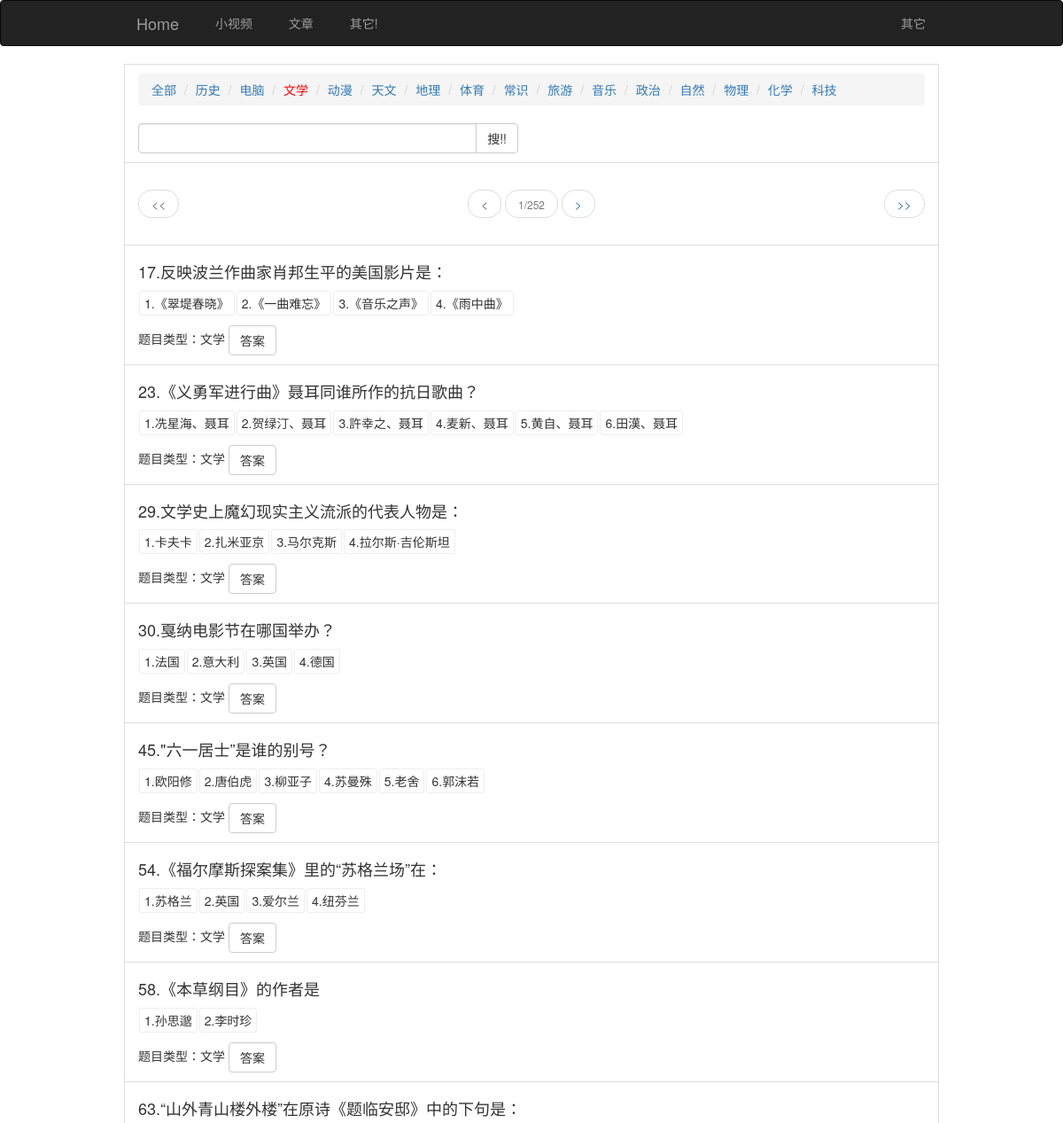
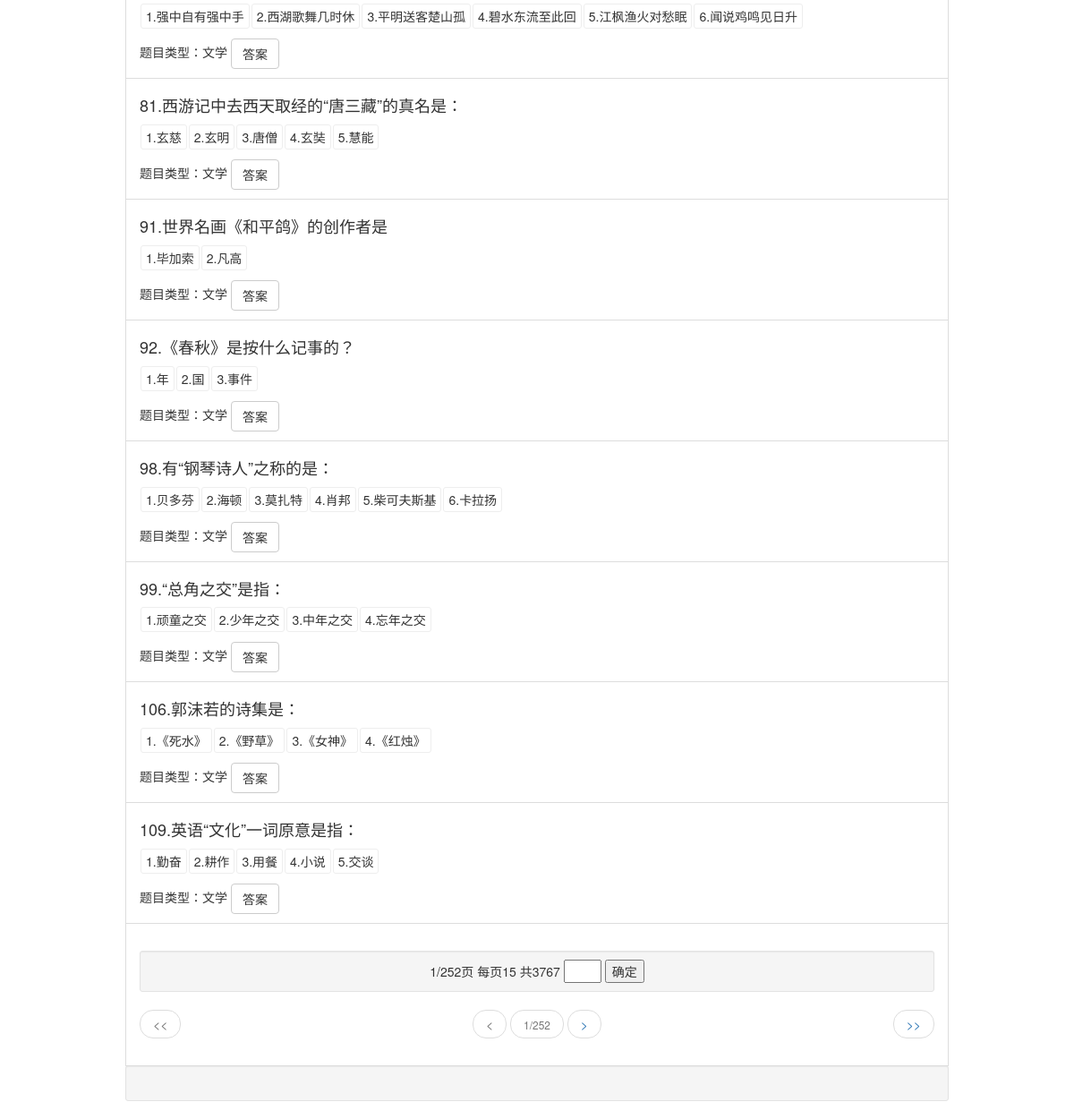
The app's page /baike/index.php?list=3 with its own data (2 pictures, top to bottom).
### tables this page shows
CREATE TABLE "type" (
  "id" INTEGER NOT NULL PRIMARY KEY AUTOINCREMENT,
  "kind" TEXT
);

CREATE TABLE "content" (
  "tmxh" INTEGER NOT NULL PRIMARY KEY AUTOINCREMENT,
  "tmnd" TEXT,
  "tmlx" TEXT,
  "tmnr" TEXT,
  "tmdas" INTEGER,
  "tmda1" TEXT,
  "tmda2" TEXT,
  "tmda3" TEXT,
  "tmda4" TEXT,
  "tmda5" TEXT,
  "tmda6" TEXT,
  "kind" integer,
  "tmda" TEXT
);

### class/sqlite3.php (called while the page is built, shortened)
<?php
class DBUtils {
	public static $db;
	public function instance($dbname){
		if (!self::$db) {
			self::$db = new SQLiteDB($dbname);
		}
	}
	public static function querySingle($sql){
		$result = @self::$db->querySingle($sql);
		return $result ? $result : '';
	}
	public static function queryList($sql){
		$result = array();
		$ret = @self::$db->query($sql);
		while($row = $ret->fetchArray(SQLITE3_ASSOC) ){
			array_push($result, $row);
		}
		return $result;
	}
}

### baike/index.php (the view, shortened to what this page needs)
<?php
require_once("../config.php");
$db = new DBUtils();
$db -> instance('../db/baike.db3');
$word=$_GET['word']??NULL;
$list=$_GET['list']??NULL;
function get_type($list){
	global $db;
	$typ1[]=['id'=>0,'kind'=>'全部'];
	$rs=$db->queryList("select * from type");
	$rs=array_merge($typ1,$rs);
	$html_type.='
		<li class="list-group-item">
		<ul class="breadcrumb">
	';
	$title="百科问答";
	foreach ($rs as $row){
		if ($row['id']==$list){
			$title=$row['kind'];
			$html_type.='
			<li><a href="?list='.$row['id'].'"><font color="red">'.$row['kind'].'</font></a></li>
			';
		}else{
			$html_type.='
			<li><a href="?list='.$row['id'].'">'.$row['kind'].'</a></li>
			';
		}
		$str['type'][]=array("list"=>$row['id'],"title"=>$row['kind']);
	}
	$html_type.='
	</ul>
	<form action="?" method="get" class="bs-example bs-example-form" role="form">
			<div class="row">
				<div class="col-lg-6">
					<div class="input-group">
						<input type="text" name="word" class="form-control">
						<input type="hidden" name="list" value="'.$list.'"/>
						<span class="input-group-btn">
							<button class="btn btn-default" type="submit">
								搜!!
							</button>
						</span>
					</div>
				</div>
			</div>
		</form>
	</li>
	';
	return [$title,$html_type,$str];
}
$html=$api->head(get_type($list)[0]).get_type($list)[1];
$html.=<<<api
<style>
	#daan{
		border: solid 1px #eee;
		padding: 3px 5px;
		margin: 1px;
		border-radius: 3px;
		display:inline-block;
	}
</style>
api;
$count_sql="SELECT count(*) FROM [content]";
if($list and !$word) $count_sql.=" where kind=".$list;
$count=$db->querySingle($count_sql);
$pagecount=ceil(intval($count)/$pagesize);
$zhizhen=$pagesize*($page-1);
$result=$db->queryList(str_replace('count(*)','*',$count_sql)." LIMIT $zhizhen,$pagesize");
$apistr['msg']=array("name"=>$title,"count"=>$count,"pageall"=>$pagecount,"page"=>$page,"keyword"=>$word);
$gopage=$word?"?word=".$word."&":"?";
$html.=$api->page_z(0,$count,$pagecount,$pagesize,$page,$gopage);
foreach($result as $row){
	$apistr['list'][]=["id"=>$row['tmxh'],"title"=>$row["tmnr"],"tmlx"=>$row["tmlx"],"kind"=>$row['kind'],"tmda1"=>$row['tmda1'],"tmda2"=>$row['tmda2'],"tmda3"=>$row['tmda3'],"tmda4"=>$row['tmda4'],"tmda5"=>$row['tmda5'],"tmda6"=>$row['tmda6'],"tmda"=>$row['tmda']];
	$tmda='';
	if ($row['tmda1']) $tmda.='<span id="daan">1.'.$row['tmda1'].'</span>';
	if ($row['tmda2']) $tmda.='<span id="daan">2.'.$row['tmda2'].'</span>';
	if ($row['tmda3']) $tmda.='<span id="daan">3.'.$row['tmda3'].'</span>';
	if ($row['tmda4']) $tmda.='<span id="daan">4.'.$row['tmda4'].'</span>';
	if ($row['tmda5']) $tmda.='<span id="daan">5.'.$row['tmda5'].'</span>';
	if ($row['tmda6']) $tmda.='<span id="daan">6.'.$row['tmda6'].'</span>';
	$daan=str_split($row['tmda']);
	$daant='';
	foreach($daan as $o => $rowda){
		if ($rowda) $daant.=($o+1);
	}
	$daan=implode(",", str_split($daant));
	$html.='
	<li class="list-group-item">
		<h4>'.$row['tmxh'].'.'.$row['tmnr'].'</h4>
		<p id="'.$row['tmxh'].'">'.$tmda.'</p>
		题目类型：'.get_type($row['kind'])[0].' <button id="'.$row['tmxh'].'" class="btn btn-default">答案</button>
		<span style="display:none">
			<font color="red">'.$daan.'</font>
		</span>
	</li>
	';
}
$html.=$api->page_z(1,$count,$pagecount,$pagesize,$page,$gopage);
$html.='
	<script>
	;!function(){
		$("button").click(function (){
			$(this).next().fadeIn();
			var daan=$(this).next().text().trim().split(",");
			var id=$(this).prev().attr("id");
			console.log(id);
			for (i=0;i<daan.length;i++){
			//console.log(daan[i]);
				$("#"+id+">#daan").eq(daan[i]-1).css("border","solid 1px #ff0000")
			}
		})
	}();
	</script>
	';
echo $web_charset?$api->json($apistr):$html.$api->end();

### baike/index.php (style rules this page uses)
#daan { border: solid 1px #eee; padding: 3px 5px; margin: 1px; border-radius: 3px; display:inline-block; }

### records on screen
type: kind "历史"
type: kind "电脑"
type: kind "文学"
type: kind "动漫"
type: kind "天文"
type: kind "地理"
type: kind "体育"
type: kind "常识"
type: kind "旅游"
type: kind "音乐"
type: kind "政治"
type: kind "自然"
type: kind "物理"
type: kind "化学"
type: kind "科技"
content: tmxh "17", tmnr "反映波兰作曲家肖邦生平的美国影片是：", tmda1 "《翠堤春晓》", tmda2 "《一曲难忘》", tmda3 "《音乐之声》", tmda4 "《雨中曲》"
content: tmxh "23", tmnr "《义勇军进行曲》聂耳同谁所作的抗日歌曲？", tmda1 "冼星海、聂耳", tmda2 "贺绿汀、聂耳", tmda3 "許幸之、聂耳", tmda4 "麦新、聂耳", tmda5 "黄自、聂耳", tmda6 "田漢、聂耳"
content: tmxh "29", tmnr "文学史上魔幻现实主义流派的代表人物是：", tmda1 "卡夫卡", tmda2 "扎米亚京", tmda3 "马尔克斯", tmda4 "拉尔斯·吉伦斯坦"
content: tmxh "30", tmnr "戛纳电影节在哪国举办？", tmda1 "法国", tmda2 "意大利", tmda3 "英国", tmda4 "德国"
content: tmxh "45", tmnr "\"六一居士”是谁的别号？", tmda1 "欧阳修", tmda2 "唐伯虎", tmda3 "柳亚子", tmda4 "苏曼殊", tmda5 "老舍", tmda6 "郭沫若"
content: tmxh "54", tmnr "《福尔摩斯探案集》里的“苏格兰场”在：", tmda1 "苏格兰", tmda2 "英国", tmda3 "爱尔兰", tmda4 "纽芬兰"
content: tmxh "58", tmnr "《本草纲目》的作者是", tmda1 "孙思邈", tmda2 "李时珍"
content: tmxh "63", tmnr "“山外青山楼外楼”在原诗《题临安邸》中的下句是：", tmda1 "强中自有强中手", tmda2 "西湖歌舞几时休", tmda3 "平明送客楚山孤", tmda4 "碧水东流至此回", tmda5 "江枫渔火对愁眠", tmda6 "闻说鸡鸣见日升"
content: tmxh "81", tmnr "西游记中去西天取经的“唐三藏”的真名是：", tmda1 "玄慈", tmda2 "玄明", tmda3 "唐僧", tmda4 "玄奘", tmda5 "慧能"
content: tmxh "91", tmnr "世界名画《和平鸽》的创作者是", tmda1 "毕加索", tmda2 "凡高"
content: tmxh "92", tmnr "《春秋》是按什么记事的？", tmda1 "年", tmda2 "国", tmda3 "事件"
content: tmxh "98", tmnr "有“钢琴诗人”之称的是：", tmda1 "贝多芬", tmda2 "海顿", tmda3 "莫扎特", tmda4 "肖邦", tmda5 "柴可夫斯基", tmda6 "卡拉扬"
content: tmxh "99", tmnr "“总角之交”是指：", tmda1 "顽童之交", tmda2 "少年之交", tmda3 "中年之交", tmda4 "忘年之交"
content: tmxh "106", tmnr "郭沫若的诗集是：", tmda1 "《死水》", tmda2 "《野草》", tmda3 "《女神》", tmda4 "《红烛》"
content: tmxh "109", tmnr "英语“文化”一词原意是指：", tmda1 "勤奋", tmda2 "耕作", tmda3 "用餐", tmda4 "小说", tmda5 "交谈"

### other values on screen
$row['kind'] "全部"
$page "1 1"
$pagecount "252 252"
get_type($row['kind'])[0] "文学 文学 文学 文学 文学 文学 文学 文学 文学 文学 文学 文学 文学 文学 文学"
